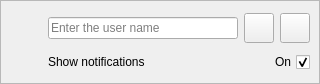
<?xml version="1.0" encoding="UTF-8"?>
<ui version="4.0">
 <class>CardUser</class>
 <widget class="QWidget" name="CardUser">
  <property name="geometry">
   <rect>
    <x>0</x>
    <y>0</y>
    <width>320</width>
    <height>84</height>
   </rect>
  </property>
  <property name="minimumSize">
   <size>
    <width>320</width>
    <height>0</height>
   </size>
  </property>
  <property name="windowTitle">
   <string>Form</string>
  </property>
  <property name="styleSheet">
   <string notr="true"/>
  </property>
  <layout class="QHBoxLayout" name="horizontalLayout_3">
   <property name="spacing">
    <number>0</number>
   </property>
   <property name="leftMargin">
    <number>0</number>
   </property>
   <property name="topMargin">
    <number>0</number>
   </property>
   <property name="rightMargin">
    <number>0</number>
   </property>
   <property name="bottomMargin">
    <number>0</number>
   </property>
   <item>
    <widget class="QFrame" name="frame">
     <property name="minimumSize">
      <size>
       <width>320</width>
       <height>0</height>
      </size>
     </property>
     <property name="maximumSize">
      <size>
       <width>16777215</width>
       <height>16777215</height>
      </size>
     </property>
     <property name="frameShape">
      <enum>QFrame::StyledPanel</enum>
     </property>
     <property name="frameShadow">
      <enum>QFrame::Raised</enum>
     </property>
     <layout class="QHBoxLayout" name="horizontalLayout">
      <item>
       <layout class="QGridLayout" name="gridLayout">
        <item row="0" column="0">
         <widget class="QLabel" name="icon">
          <property name="minimumSize">
           <size>
            <width>32</width>
            <height>32</height>
           </size>
          </property>
          <property name="maximumSize">
           <size>
            <width>32</width>
            <height>32</height>
           </size>
          </property>
          <property name="text">
           <string/>
          </property>
          <property name="scaledContents">
           <bool>true</bool>
          </property>
          <property name="alignment">
           <set>Qt::AlignCenter</set>
          </property>
         </widget>
        </item>
        <item row="0" column="1">
         <widget class="QLineEdit" name="name">
          <property name="placeholderText">
           <string>Enter the user name</string>
          </property>
         </widget>
        </item>
        <item row="0" column="2">
         <widget class="QPushButton" name="btnDisable">
          <property name="sizePolicy">
           <sizepolicy hsizetype="Preferred" vsizetype="Fixed">
            <horstretch>0</horstretch>
            <verstretch>0</verstretch>
           </sizepolicy>
          </property>
          <property name="minimumSize">
           <size>
            <width>30</width>
            <height>30</height>
           </size>
          </property>
          <property name="maximumSize">
           <size>
            <width>30</width>
            <height>16777215</height>
           </size>
          </property>
          <property name="cursor">
           <cursorShape>PointingHandCursor</cursorShape>
          </property>
          <property name="text">
           <string/>
          </property>
         </widget>
        </item>
        <item row="0" column="3">
         <widget class="QPushButton" name="btnDelete">
          <property name="sizePolicy">
           <sizepolicy hsizetype="Preferred" vsizetype="Fixed">
            <horstretch>0</horstretch>
            <verstretch>0</verstretch>
           </sizepolicy>
          </property>
          <property name="minimumSize">
           <size>
            <width>30</width>
            <height>30</height>
           </size>
          </property>
          <property name="maximumSize">
           <size>
            <width>30</width>
            <height>16777215</height>
           </size>
          </property>
          <property name="cursor">
           <cursorShape>PointingHandCursor</cursorShape>
          </property>
          <property name="text">
           <string/>
          </property>
         </widget>
        </item>
        <item row="1" column="2" colspan="2">
         <widget class="QCheckBox" name="showNotifications">
          <property name="layoutDirection">
           <enum>Qt::RightToLeft</enum>
          </property>
          <property name="text">
           <string>On</string>
          </property>
          <property name="checked">
           <bool>true</bool>
          </property>
         </widget>
        </item>
        <item row="1" column="0">
         <widget class="QLabel" name="key">
          <property name="text">
           <string/>
          </property>
         </widget>
        </item>
        <item row="1" column="1">
         <widget class="QLabel" name="label">
          <property name="text">
           <string>Show notifications</string>
          </property>
         </widget>
        </item>
       </layout>
      </item>
     </layout>
    </widget>
   </item>
  </layout>
 </widget>
 <resources/>
 <connections/>
</ui>
